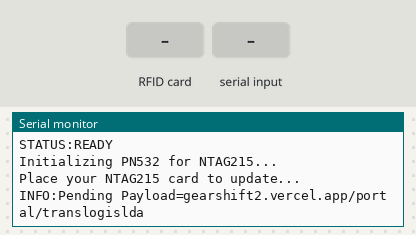
Bench run of a sketch on a simulated Arduino Uno, built with avr-gcc and run on an emulated ATmega328P. Parts: the last lines printed to the serial monitor. The inputs (shaded band) are chosen by the test bench.

Above: at 1.2 s.
1.3 s: RFID card 5E 7A 19 C4 held to the reader
At 2.5 s:
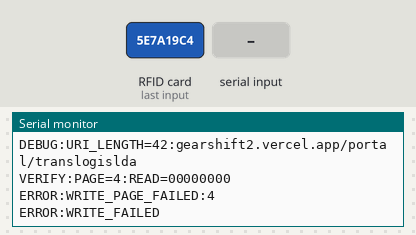
2.8 s: "WRITE:URL:\n" received over Serial
At 4.5 s:
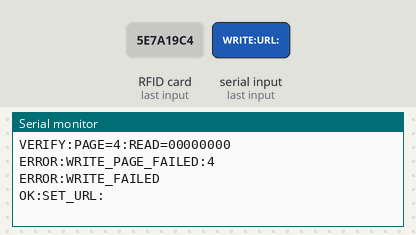
4.8 s: "WRITE:TEXT:\n" received over Serial
At 6.0 s:
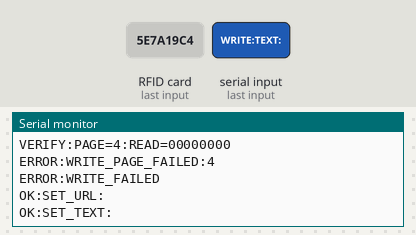
6.3 s: "READ\n" received over Serial
At 7.3 s:
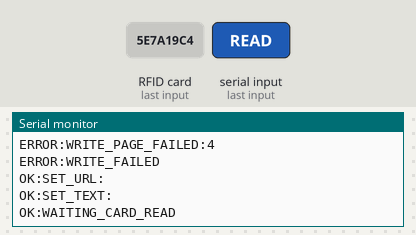
7.8 s: "STATUS\n" received over Serial
At 8.7 s:
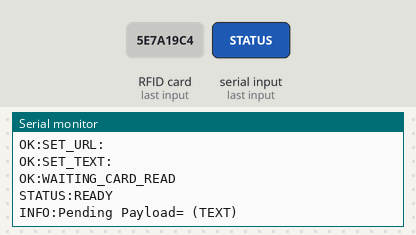
9.4 s: "CLEAR\n" received over Serial
At 10.0 s:
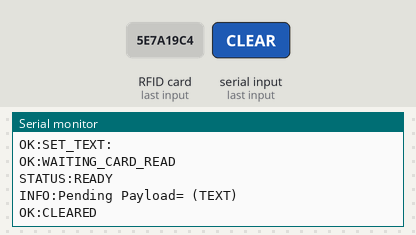

The sketch:

nfc.ino
```cpp
#include <Wire.h>
#include <Adafruit_PN532.h>

#define PN532_IRQ   (2)
#define PN532_RESET (3)

Adafruit_PN532 nfc(PN532_IRQ, PN532_RESET);

// State variables
String pendingPayload = "gearshift2.vercel.app/portal/translogislda";
String pendingType = "URL"; // "URL" or "TEXT"
bool hasPendingWrite = true;
bool autoReadOnTap = false;

void setup(void) {
  Serial.begin(115200);
  while (!Serial && millis() < 3000);

  nfc.begin();

  uint32_t versiondata = 0;
  for (int i = 0; i < 5; i++) {
    versiondata = nfc.getFirmwareVersion();
    if (versiondata) break;
    delay(200);
  }

  if (!versiondata) {
    Serial.println("ERROR:PN532_NOT_FOUND");
    Serial.println("INFO:PN532 not detected. Check I2C switches (1=ON, 2=OFF) and SDA/SCL pins.");
  } else {
    nfc.SAMConfig();
    Serial.println("STATUS:READY");
    Serial.println("Initializing PN532 for NTAG215...");
    Serial.println("Place your NTAG215 card to update...");
    Serial.println("INFO:Pending Payload=" + pendingPayload);
  }
}

void parseSerialCommand(String cmd) {
  cmd.trim();
  if (cmd.length() == 0) return;

  if (cmd.startsWith("WRITE:URL:")) {
    pendingPayload = cmd.substring(10);
    pendingType = "URL";
    hasPendingWrite = true;
    Serial.println("OK:SET_URL:" + pendingPayload);
  } else if (cmd.startsWith("WRITE:TEXT:")) {
    pendingPayload = cmd.substring(11);
    pendingType = "TEXT";
    hasPendingWrite = true;
    Serial.println("OK:SET_TEXT:" + pendingPayload);
  } else if (cmd == "READ") {
    autoReadOnTap = true;
    Serial.println("OK:WAITING_CARD_READ");
  } else if (cmd == "STATUS") {
    Serial.println("STATUS:READY");
    Serial.println("INFO:Pending Payload=" + pendingPayload + " (" + pendingType + ")");
  } else if (cmd == "CLEAR") {
    hasPendingWrite = false;
    Serial.println("OK:CLEARED");
  } else {
    Serial.println("ERROR:UNKNOWN_COMMAND");
  }
}

bool writePageVerified(uint8_t page, uint8_t *expected);

bool writeNtag215Payload(String data, String type) {
  uint8_t payloadBytes[500];
  uint16_t payloadLen = 0;

  if (type == "URL") {
    // Keep the same URI profile used by the previously working localhost
    // writer: URI identifier 0x03 (http://). Vercel redirects this to HTTPS.
    uint8_t prefixCode = 0x03;
    uint8_t uriStart = 0;
    if (data.startsWith("https://")) uriStart = 8;
    else if (data.startsWith("http://")) uriStart = 7;

    uint8_t uriStringLen = data.length() > uriStart ? data.length() - uriStart : 0;
    Serial.print("DEBUG:URI_LENGTH=");
    Serial.print(uriStringLen);
    Serial.print(":");
    for (uint8_t i = 0; i < uriStringLen; i++) {
      Serial.print(data.charAt(uriStart + i));
    }
    Serial.println();
    uint8_t recordPayloadLen = 1 + uriStringLen; // 1 prefix byte + string length
    uint8_t ndefMsgLen = 4 + recordPayloadLen;  // 0xD1, 0x01, PL, 0x55 + recordPayload

    // Construct raw bytes sequence starting at Page 4
    payloadBytes[0] = 0x03; // NDEF TLV tag
    payloadBytes[1] = ndefMsgLen;
    payloadBytes[2] = 0xD1; // Header (MB=1, ME=1, SR=1, TNF=1)
    payloadBytes[3] = 0x01; // Type Length ('U')
    payloadBytes[4] = recordPayloadLen;
    payloadBytes[5] = 0x55; // Record Type 'U' (0x55)
    payloadBytes[6] = prefixCode;

    for (uint8_t i = 0; i < uriStringLen; i++) {
      payloadBytes[7 + i] = data.charAt(uriStart + i);
    }

    payloadLen = 7 + uriStringLen;
    payloadBytes[payloadLen++] = 0xFE; // Terminator TLV tag

  } else { // TEXT
    uint8_t textLen = data.length();
    uint8_t recordPayloadLen = 1 + 2 + textLen; // status byte(0x02) + "en" + text
    uint8_t ndefMsgLen = 4 + recordPayloadLen;

    payloadBytes[0] = 0x03; // NDEF TLV tag
    payloadBytes[1] = ndefMsgLen;
    payloadBytes[2] = 0xD1; // Header
    payloadBytes[3] = 0x01; // Type Length ('T')
    payloadBytes[4] = recordPayloadLen;
    payloadBytes[5] = 0x54; // Record Type 'T' (0x54)
    payloadBytes[6] = 0x02; // UTF-8 status + lang code len (2)
    payloadBytes[7] = 'e';
    payloadBytes[8] = 'n';

    for (uint8_t i = 0; i < textLen; i++) {
      payloadBytes[9 + i] = data.charAt(i);
    }

    payloadLen = 9 + textLen;
    payloadBytes[payloadLen++] = 0xFE; // Terminator TLV
  }

  // Preserve the tag's existing Capability Container. Some cards lock this
  // page after formatting, while the NDEF record itself remains writable.
  uint8_t ccPage[4];
  if (!nfc.ntag2xx_ReadPage(3, ccPage)) {
    Serial.println("ERROR:READ_CC_PAGE_FAILED");
    return false;
  }

  // Calculate pages required for NDEF payload starting at Page 4
  uint8_t totalPages = (payloadLen + 3) / 4;
  uint8_t pageBuffer[4];

  for (uint8_t page = 0; page < totalPages; page++) {
    for (uint8_t b = 0; b < 4; b++) {
      uint16_t byteIdx = page * 4 + b;
      pageBuffer[b] = (byteIdx < payloadLen) ? payloadBytes[byteIdx] : 0x00;
    }

    uint8_t pageNum = 4 + page;
    if (!writePageVerified(pageNum, pageBuffer)) {
      Serial.println("ERROR:WRITE_PAGE_FAILED:" + String(pageNum));
      return false;
    }
  }

  Serial.println("VERIFY:NDEF_BYTES_OK");
  return true;
}

bool writePageVerified(uint8_t page, uint8_t *expected) {
  uint8_t actual[4];

  // The CC may already be correct and some NTAG215 cards reject rewriting it.
  if (nfc.ntag2xx_ReadPage(page, actual)) {
    bool alreadyMatches = true;
    for (uint8_t i = 0; i < 4; i++) {
      if (actual[i] != expected[i]) alreadyMatches = false;
    }
    if (alreadyMatches) return true;
  }

  if (!nfc.ntag2xx_WritePage(page, expected)) return false;

  delay(25);
  if (!nfc.ntag2xx_ReadPage(page, actual)) return false;

  bool matches = true;
  for (uint8_t i = 0; i < 4; i++) {
    if (actual[i] != expected[i]) matches = false;
  }

  if (!matches) {
    Serial.print("VERIFY:PAGE=");
    Serial.print(page);
    Serial.print(":READ=");
    for (uint8_t i = 0; i < 4; i++) {
      if (actual[i] < 0x10) Serial.print("0");
      Serial.print(actual[i], HEX);
    }
    Serial.println();
  }
  return matches;
}

void readNtag215Card() {
  uint8_t data[4];
  Serial.print("READ:HEX:");

  // Include CC page 3 and the first NDEF pages so the tag format can be verified.
  for (uint8_t page = 3; page < 20; page++) {
    if (nfc.ntag2xx_ReadPage(page, data)) {
      for (uint8_t i = 0; i < 4; i++) {
        if (data[i] < 0x10) Serial.print("0");
        Serial.print(data[i], HEX);
      }
    } else {
      break;
    }
  }
  Serial.println();
}

void loop(void) {
  // Check for incoming serial commands
  while (Serial.available() > 0) {
    String incoming = Serial.readStringUntil('\n');
    parseSerialCommand(incoming);
  }

  // Scan for card if pending write or auto read requested
  if (hasPendingWrite || autoReadOnTap) {
    uint8_t uid[] = { 0, 0, 0, 0, 0, 0, 0 };
    uint8_t uidLength;

    // Use non-blocking scan / small timeout (100ms)
    bool success = nfc.readPassiveTargetID(PN532_MIFARE_ISO14443A, uid, &uidLength, 100);

    if (success) {
      Serial.print("CARD:DETECTED:UID=");
      for (uint8_t i = 0; i < uidLength; i++) {
        if (uid[i] < 0x10) Serial.print("0");
        Serial.print(uid[i], HEX);
      }
      Serial.println();

      if (hasPendingWrite) {
        Serial.println("STATUS:WRITING...");
        Serial.println("NTAG215 found! Rewriting data blocks...");
        if (writeNtag215Payload(pendingPayload, pendingType)) {
          Serial.println("SUCCESS! '" + pendingPayload + "' is fully updated.");
          Serial.println("SUCCESS:WRITTEN:" + pendingPayload);
          hasPendingWrite = false;
        } else {
          Serial.println("ERROR:WRITE_FAILED");
        }
      }

      if (autoReadOnTap) {
        readNtag215Card();
        autoReadOnTap = false;
      }

      delay(2000); // Cool-down to avoid repeated triggers
    }
  }

  delay(50);
}
```

Measured:
- after the input at 1.3 s, the serial monitor: prints a new line at once (image 1)
- after the input at 2.8 s, the serial monitor: prints a new line after 0.59 s (image 2)
- after the input at 4.8 s, the serial monitor: prints a new line after 0.09 s (image 3)
- after the input at 6.3 s, the serial monitor: prints a new line after 0.10 s (image 4)
- after the input at 7.8 s, the serial monitor: prints a new line after 0.10 s (image 5)
- after the input at 9.4 s, the serial monitor: prints a new line at once (image 6)
